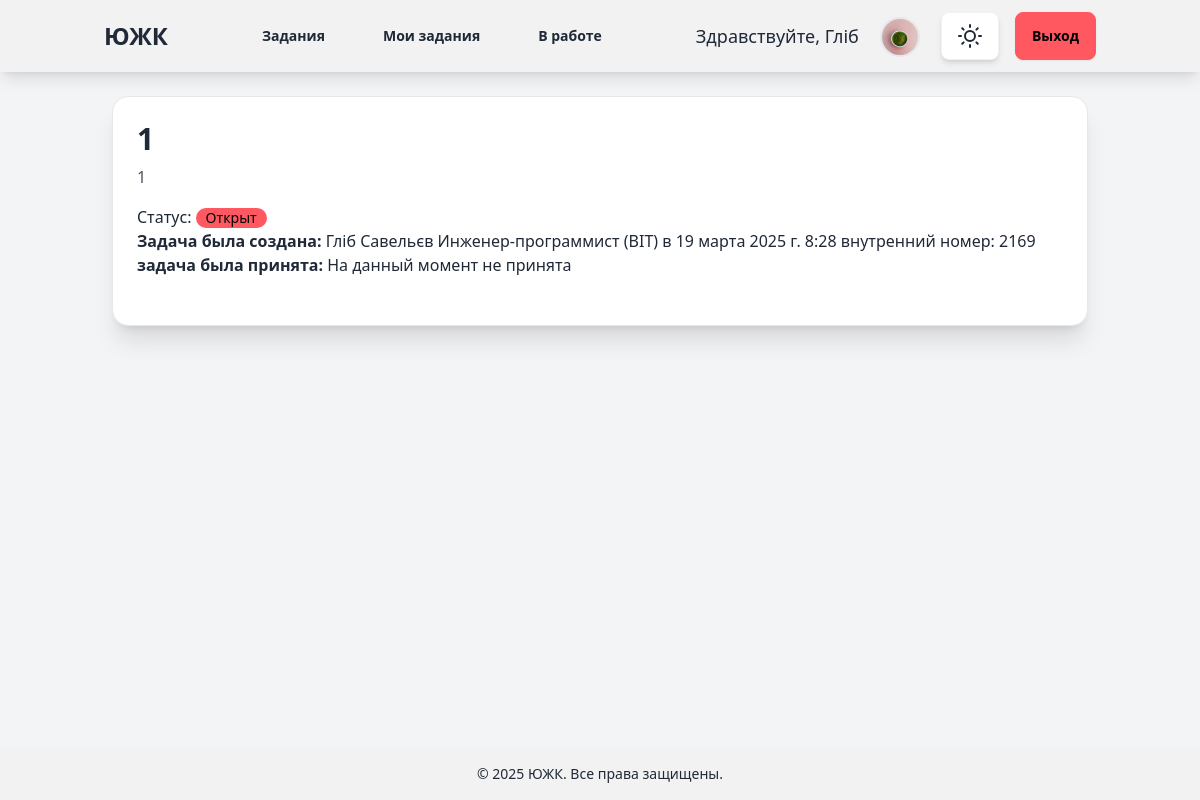
The app's page /ticket/119/ (signed in), older data.
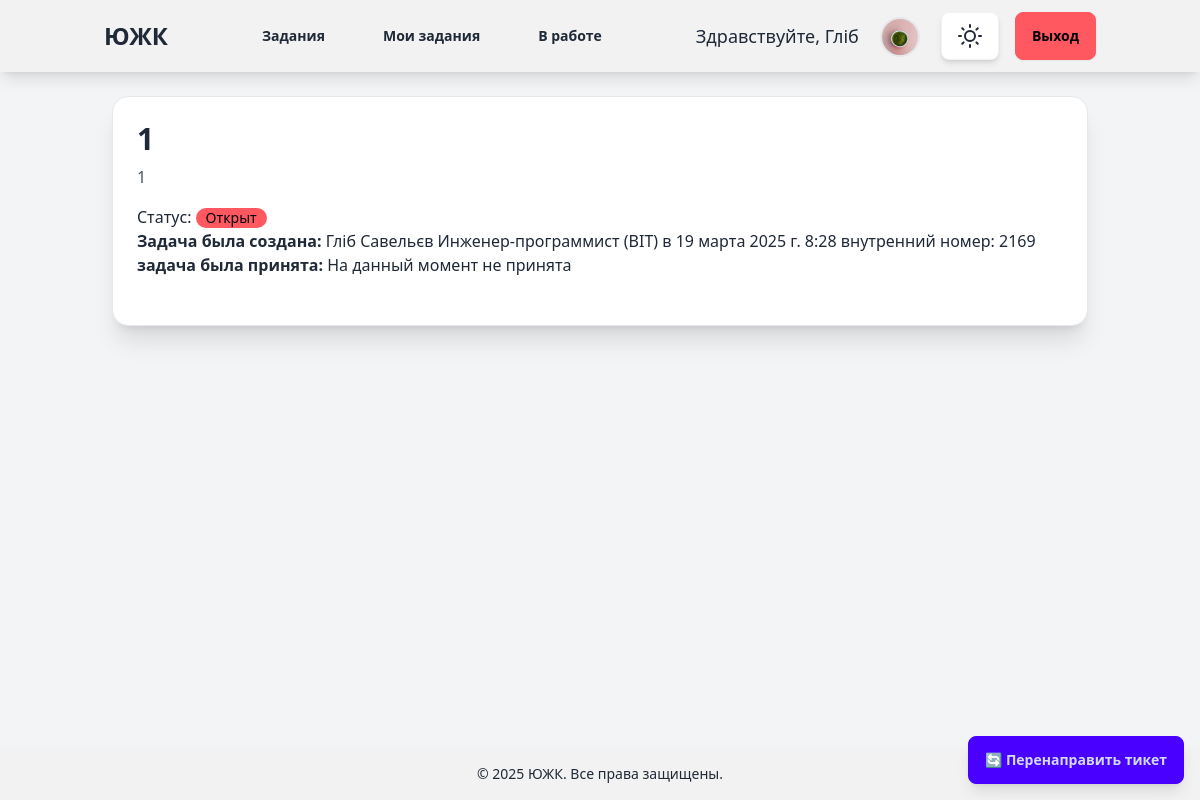
The same page, newer data.
### tickets/views.py (the view)
# urls.py: path('ticket/<int:ticket_id>/', views.ticket_detail, name='ticket_detail'),
@login_required
def ticket_detail(request, ticket_id):
    ticket = get_object_or_404(Ticket, id=ticket_id)
    return render(request, 'tickets/ticket_detail.html', {'ticket': ticket})

### account/models.py (called while the page is built)
    def __str__(self):
        return f"{self.title} ({self.department.name})"

### templates/tickets/ticket_detail.html (shortened to what this page needs)
{% extends "blog/base.html" %}
{% block content2 %}
{% load l10n %}
<div class="container mx-auto p-6">
    <div class="card bg-base-100 shadow-xl border border-gray-200 p-6">
        <h2 class="text-3xl font-bold mb-2">{{ ticket.title }}</h2>
        <p class="text-gray-600">{{ ticket.description }}</p>
        <div class="mt-4">
            <p>Статус:
                    <span class="badge
                        {% if ticket.status == 'open' %}badge-error
                        {% elif ticket.status == 'in_progress' %}badge-warning
                        {% else %}badge-success
                        {% endif %}">
                        {% if ticket.status == 'open' %}Открыт
                        {% elif ticket.status == 'in_progress' %}В процессе
                        {% else %}Закрыт
                        {% endif %}
                    </span>
                </p>
            <p>
                <strong>Задача была создана:</strong>
                {% if ticket.created_by.first_name and ticket.created_by.last_name and ticket.created_by.position%}
                    {{ ticket.created_by.first_name }}
                    {{ ticket.created_by.last_name }}
                    {{ ticket.created_by.position }}
                {% else %}
                    {{ ticket.created_by.username }}
                    {{ ticket.created_by.position }}
                {% endif %} в
                {{ ticket.created_at }}
                {% if ticket.created_by.profile.number %}
                    внутренний номер: {{ ticket.created_by.profile.number }}
                {% else %}
                    {{ ticket.created_by.profile.number|default:"У пользователя нету внутреннего номера" }}
                {% endif %}
            <p><strong>задача была принята:</strong>
                {% if ticket.accepted_by %}
                    {% if ticket.accepted_by.first_name and ticket.created_by.last_name and ticket.accepted_by.position%}
                        {{ ticket.accepted_by.first_name }}
                        {{ ticket.accepted_by.last_name }}
                        {{ ticket.accepted_by.position }}
                    {% else %}
                        {{ ticket.accepted_by.username }}
                        {{ ticket.accepted_by.position }}
                    {% endif %}
                {% else %}
                {{ ticket.accepted_by.username|default:"На данный момент не принята" }}
                {% endif %}
            </p>
        </div>
    {% if ticket.status != 'in_progress' and ticket.status != 'closed' and ticket.accepted_by is None and ticket.accepted_at is None and ticket.department == request.user.department and ticket.position == request.user.position %}
        <div class="fixed bottom-4 right-4">
            <a href="{% url 'tickets:redirect_ticket' ticket.id %}" class="btn btn-primary shadow-lg">
                🔄 Перенаправить тикет
            </a>
        </div>
    {% endif %}
    </div>
</div>
{% endblock %}

Row changes from the older to the newer data that the page shows:
changed Ticket "На данный момент не принята": position_id 1 → 2 (drawn)
Text that changed along with them:
text now shown: "🔄 Перенаправить тикет"
